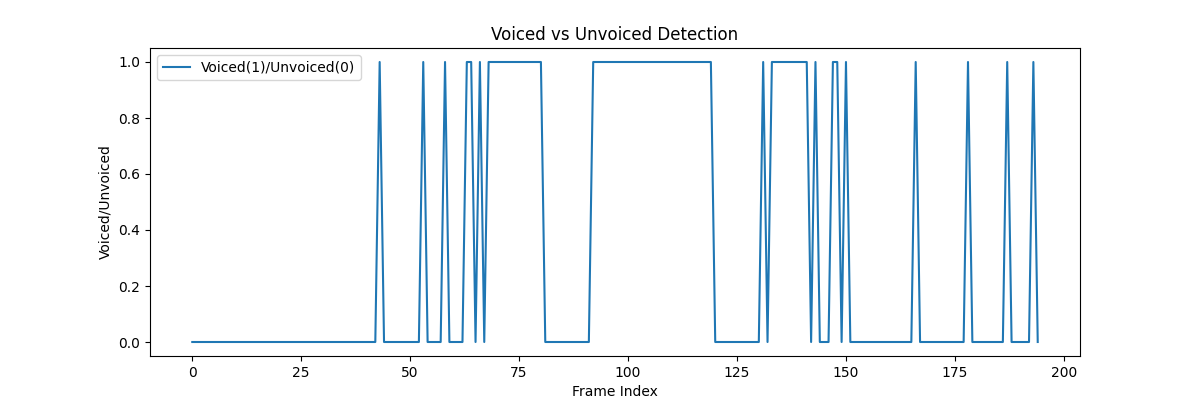

Write the Python code that produced this figure.
import numpy as np
import matplotlib.pyplot as plt
import soundfile as sf


# -------------------------------
# Load Audio
# -------------------------------
def load_audio(file_path):
    signal, sr = sf.read(file_path)

    if signal.ndim > 1:
        signal = signal[:, 0]

    signal = signal / np.max(np.abs(signal))
    return sr, signal


# -------------------------------
# Framing
# -------------------------------
def framing(signal, sr, frame_size=0.025, frame_stride=0.01):
    frame_length = int(frame_size * sr)
    frame_step = int(frame_stride * sr)

    signal_length = len(signal)
    num_frames = int(np.ceil((signal_length - frame_length) / frame_step)) + 1

    pad_length = num_frames * frame_step + frame_length
    pad_signal = np.append(signal, np.zeros(pad_length - signal_length))

    indices = (
        np.tile(np.arange(0, frame_length), (num_frames, 1)) +
        np.tile(np.arange(0, num_frames * frame_step, frame_step), (frame_length, 1)).T
    )

    frames = pad_signal[indices.astype(np.int32)]
    return frames


# -------------------------------
# Cepstrum
# -------------------------------
def compute_cepstrum(frame, NFFT=512):
    spectrum = np.fft.fft(frame, NFFT)
    log_spectrum = np.log(np.abs(spectrum) + 1e-10)
    cepstrum = np.fft.ifft(log_spectrum).real
    return cepstrum


# -------------------------------
# Voiced/Unvoiced Detection
# -------------------------------
def is_voiced(cepstrum, sr, threshold=0.1):
    # pitch range ~ 50Hz–400Hz
    min_quef = int(sr / 400)
    max_quef = int(sr / 50)

    pitch_region = cepstrum[min_quef:max_quef]

    peak = np.max(pitch_region)

    return peak > threshold


# -------------------------------
# MAIN
# -------------------------------
if __name__ == "__main__":

    file_path = "../data/librispeech/LibriSpeech/train-clean-100/19/198/19-198-0000.flac"

    sr, signal = load_audio(file_path)
    frames = framing(signal, sr)

    voiced_flags = []

    for frame in frames:
        cep = compute_cepstrum(frame)
        voiced = is_voiced(cep, sr)
        voiced_flags.append(1 if voiced else 0)

    voiced_flags = np.array(voiced_flags)

    print("Voiced frames:", np.sum(voiced_flags))
    print("Unvoiced frames:", len(voiced_flags) - np.sum(voiced_flags))

    # Visualization
    plt.figure(figsize=(12, 4))
    plt.plot(voiced_flags, label="Voiced(1)/Unvoiced(0)")
    plt.title("Voiced vs Unvoiced Detection")
    plt.xlabel("Frame Index")
    plt.ylabel("Voiced/Unvoiced")
    plt.legend()

    plt.savefig("voiced_unvoiced.png")
    plt.close()
